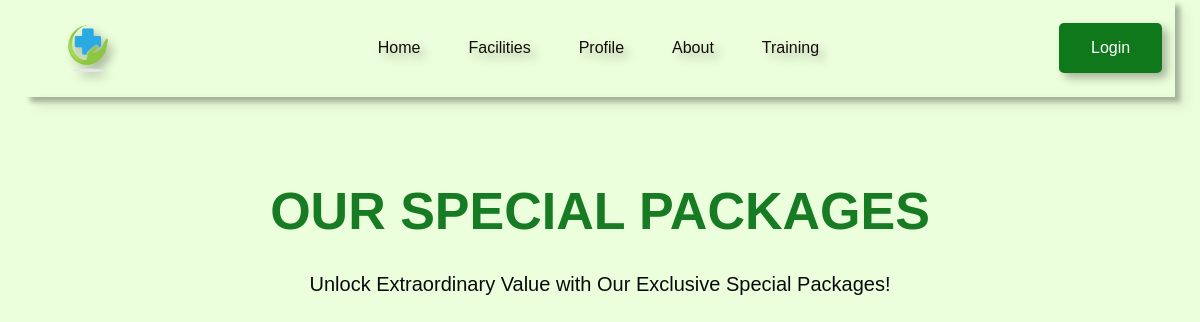
/sessions/4/, run on an earlier commit of the app's database.
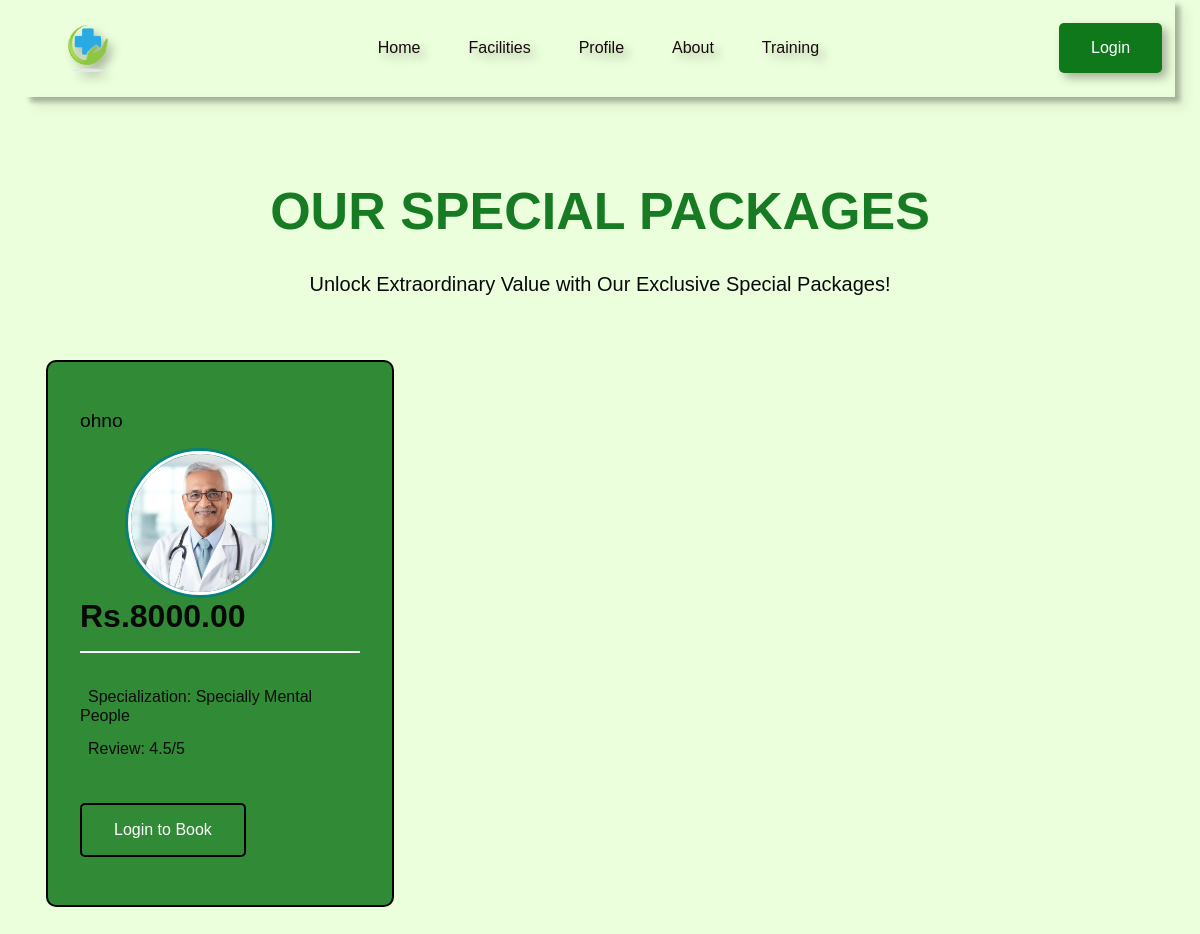
And on a later commit of the database.
### module1/models.py (models this page shows, shortened)
class Therapist(models.Model):
    user = models.OneToOneField(User, on_delete=models.CASCADE)
    qualification = models.CharField(max_length=50)
    gender = models.CharField(max_length=10)
    phone_no = models.CharField(max_length=15)
    specialization = models.CharField(max_length=50)
    earnings = models.DecimalField(max_digits=10, decimal_places=2, default=1000.0)

class Sessions(models.Model):
    therapist = models.ManyToManyField(Therapist, blank=True)
    session_id = models.AutoField(primary_key=True)
    facility = models.CharField(max_length=50)
    description = models.TextField()
    price = models.DecimalField(max_digits=10, decimal_places=2, default=1000.00)
    default_datetime = models.DateTimeField(default="2006-10-25 14:30:59")

### module1/views.py (the view)
# urls.py: path('sessions', views.sessions, name='sessions'),
def sessions(request, session_id):
    session = get_object_or_404(Sessions, session_id=session_id)
    therapists = Therapist.objects.filter(sessions=session)
    context = {
        'session': session,
        'therapists': therapists,
    }
    return render(request, 'sessions.html', context)

### Templates/sessions.html (shortened to what this page needs)
<!DOCTYPE html>
<html lang="en">
<head>
    {% load static %}
    <link rel="stylesheet" href="https://pro.fontawesome.com/releases/v5.10.0/css/all.css" />
    <link href="https://cdn.jsdelivr.net/npm/remixicon@3.5.0/fonts/remixicon.css" rel="stylesheet">
    <link rel="stylesheet" href="{% static 'style.css' %}">
</head>
<body>
    <nav>
        <div class="nav-logo">
            <a href="#"><img src="{% static 'images/clinic.png' %}"></a>
        </div>
        <ul class="nav-link">
            <li class="link"><a href="{% url 'index' %}">Home</a></li>
            <li class="link"><a href="{% url 'service' %}">Facilities</a></li>
            {% if user.is_authenticated %}
            <li class="link"><a href="{% url 'profile' %}">Profile</a></li>
            {% else %}
            <li class="link"><a href="{% url 'auth' %}">Profile</a></li>
            {% endif %}
            <li class="link"><a href="#">About</a></li>
            <li class="link"><a href="#">Training</a></li>
        </ul>
        {% if user.is_authenticated %}
        <a href="{% url 'logout' %}"><button class="btn">Logout</button></a>
        {% else %}
        <a href="{% url 'auth' %}"><button class="btn">Login</button></a>
        {% endif %}
    </nav><br><br>
    <section class="sec_container price_container">
        <h2 class="sec_header">OUR SPECIAL PACKAGES</h2>
        <p class="sec_subheader1">
            Unlock Extraordinary Value with Our Exclusive Special Packages!
        </p>
        <div class="price_grid">
            {% for therapist in therapists %}
            <div class="price_card">
                <div class="price_card_content">
                    <h4>{{ therapist.user.username }}</h4>
                    <div class="card-image">
                        <img src="{% static 'images/Doc1.webp' %}" class="card-img" alt="">
                    </div>
                    <h3>Rs.{{ session.price }}</h3>
                    <p>
                        Specialization: {{ therapist.specialization }}
                    </p>
                    <p>
                        Review: 4.5/5
                    </p>
                </div>
                {% if user.is_authenticated %}
                <a href="{% url 'book' therapist.id %}"><button class="btn price_btn">Book Now</button></a>
                {% else %}
                <a href="{% url 'auth' %}"><button class="btn price_btn">Login to Book</button></a>
                {% endif %}
            </div>
            {% endfor %}
        </div>
    </section>
</body>
</html>

What changed in the data, as far as the page shows it:
added Therapist: user.username "ohno", specialization "Specially Mental People"
now on this page (row edited): Sessions: price "8000.00"
